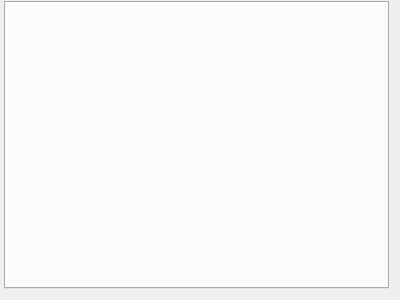
<?xml version="1.0" encoding="UTF-8"?>
<ui version="4.0">
 <class>MainWindow</class>
 <widget class="QWidget" name="MainWindow">
  <property name="geometry">
   <rect>
    <x>0</x>
    <y>0</y>
    <width>400</width>
    <height>300</height>
   </rect>
  </property>
  <property name="windowTitle">
   <string>Form</string>
  </property>
  <layout class="QVBoxLayout" name="verticalLayout">
   <property name="sizeConstraint">
    <enum>QLayout::SetNoConstraint</enum>
   </property>
   <property name="leftMargin">
    <number>4</number>
   </property>
   <property name="topMargin">
    <number>1</number>
   </property>
   <item>
    <widget class="KTabWidget" name="ktabwidget"/>
   </item>
  </layout>
 </widget>
 <customwidgets>
  <customwidget>
   <class>KTabWidget</class>
   <extends>QTabWidget</extends>
   <header>ktabwidget.h</header>
   <container>1</container>
  </customwidget>
 </customwidgets>
 <resources/>
 <connections/>
</ui>
